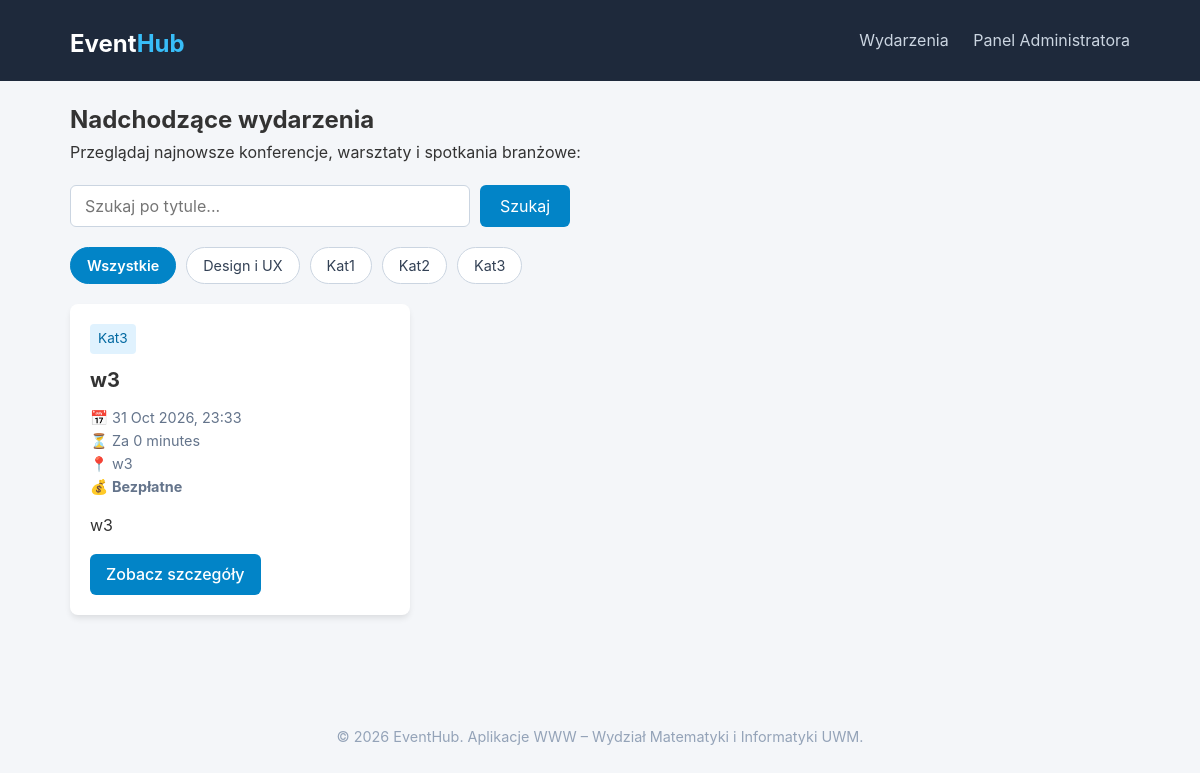
/events/, run on an earlier commit of the app's database.
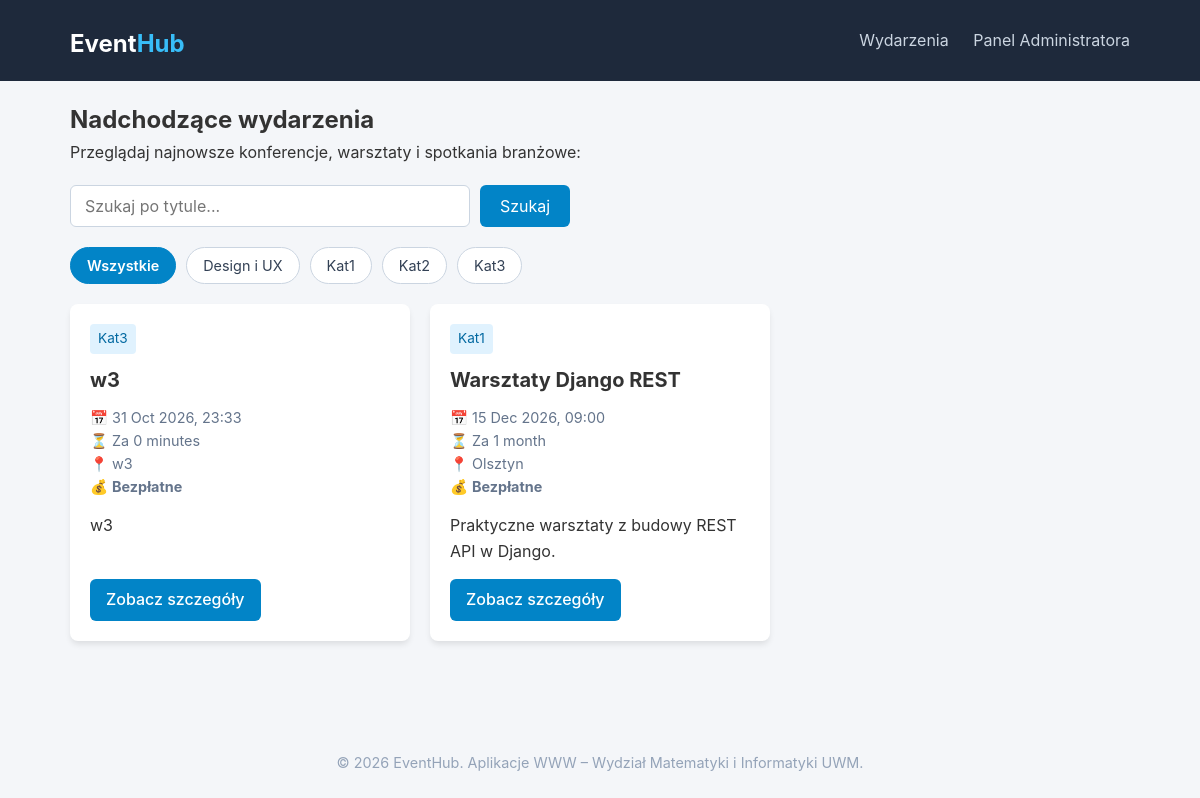
And on a later commit of the database.
### events/models.py (models this page shows, shortened)
class Category(models.Model):
    name = models.CharField(max_length=100, unique=True, verbose_name="Nazwa kategorii")
    slug = models.SlugField(max_length=120, unique=True, verbose_name="Slug (URL)")
    description = models.TextField(blank=True, verbose_name="Opis kategorii")
    created_at = models.DateTimeField(auto_now_add=True, verbose_name="Data utworzenia")
    class Meta:
        verbose_name = "Kategoria"
        verbose_name_plural = "Kategorie"
        ordering = ['name']

class Event(models.Model):
    title = models.CharField(max_length=200, verbose_name="Tytuł wydarzenia")
    slug = models.SlugField(max_length=220, unique=True, verbose_name="Slug (URL)")
    category = models.ForeignKey(
        Category,
        on_delete=models.CASCADE,
        related_name="events",
        verbose_name="Kategoria"
    )
    organizer = models.ForeignKey(
        User,
        on_delete=models.CASCADE,
        related_name="organized_events",
        verbose_name="Organizator"
    )
    tags = models.ManyToManyField(
        Tag,
        related_name="events",
        blank=True,
        verbose_name="Tagi tematyczne"
    )
    description = models.TextField(verbose_name="Szczegółowy opis")
    location = models.CharField(max_length=255, verbose_name="Miejsce / Adres / Link online")
    date = models.DateTimeField(verbose_name="Data i godzina rozpoczęcia")
    capacity = models.PositiveIntegerField(
        validators=[MinValueValidator(1)],
        verbose_name="Maksymalna liczba uczestników"
    )
    price = models.DecimalField(
        max_digits=8,
        decimal_places=2,
        default=0.00,
        validators=[MinValueValidator(0.00)],
        verbose_name="Cena biletu (PLN)"
    )
    is_published = models.BooleanField(default=True, verbose_name="Opublikowane")
    created_at = models.DateTimeField(auto_now_add=True, verbose_name="Data dodania")
    updated_at = models.DateTimeField(auto_now=True, verbose_name="Ostatnia aktualizacja")
    class Meta:
        verbose_name = "Wydarzenie"
        verbose_name_plural = "Wydarzenia"
        ordering = ['date']

### events/views.py (the view)
# urls.py: path('', views.event_list, name='event-list'),
def event_list(request):
    events = Event.objects.filter(is_published=True).select_related('category', 'organizer')
    q = request.GET.get('q')
    if q:
        events = events.filter(title__icontains=q)
    return render(request, 'events/event_list.html', {
        'events': events,
        'categories': Category.objects.all(),
        'q': q,
    })

### events/templates/events/event_list.html (shortened to what this page needs)
{% extends 'events/base.html' %}
{% block content %}
    <h2>Nadchodzące wydarzenia</h2>
    <p>Przeglądaj najnowsze konferencje, warsztaty i spotkania branżowe:</p>
    <form method="get" action="{% url 'events:event-list' %}" class="search-form">
        <input type="text" name="q" placeholder="Szukaj po tytule..." value="{{ q|default:'' }}">
        <button type="submit">Szukaj</button>
    </form>
    <nav class="category-nav">
        <a href="{% url 'events:event-list' %}"
           class="{% if not current_category %}active{% endif %}">Wszystkie</a>
        {% for category in categories %}
            <a href="{% url 'events:events-by-category' category.slug %}"
               class="{% if current_category == category %}active{% endif %}">{{ category.name }}</a>
        {% endfor %}
    </nav>
    {% if events %}
        <div class="event-grid">
            {% for event in events %}
                {% include 'events/includes/event_card.html' %}
            {% endfor %}
        </div>
    {% else %}
        <p style="margin-top: 20px;">Brak opublikowanych wydarzeń w tej chwili.</p>
    {% endif %}
{% endblock %}

### events/templates/events/base.html (shortened to what this page needs)
{% load static %}
<!DOCTYPE html>
<html lang="pl">
<head>
    <link rel="stylesheet" href="{% static 'events/css/style.css' %}">
</head>
<body>
    <header class="navbar">
        <div class="container">
            <h1 class="logo"><a href="{% url 'events:event-list' %}">Event<span>Hub</span></a></h1>
            <nav>
                <a href="{% url 'events:event-list' %}">Wydarzenia</a>
                <a href="/admin/" target="_blank">Panel Administratora</a>
            </nav>
        </div>
    </header>
    <main class="container">
        {% block content %}{% endblock %}
    </main>
    <footer class="footer">
        <div class="container">
            <p>&copy; 2026 EventHub. Aplikacje WWW – Wydział Matematyki i Informatyki UWM.</p>
        </div>
    </footer>
</body>
</html>

### events/templates/events/includes/event_card.html
<div class="card">
    <div>
        <span class="badge">{{ event.category.name }}</span>
        <h2>{{ event.title }}</h2>
        <p class="meta">
            📅 {{ event.date|date:"d M Y, H:i" }}<br>
            ⏳ Za {{ event.date|timeuntil }}<br>
            📍 {{ event.location }}<br>
            💰 {% if event.price == 0 %}<strong>Bezpłatne</strong>{% else %}{{ event.price }} PLN{% endif %}
        </p>
        <p>{{ event.description|truncatewords:20 }}</p>
    </div>
    <div style="margin-top: 15px;">
        <a href="{% url 'events:event-detail' event.slug %}" class="btn">Zobacz szczegóły</a>
    </div>
</div>

### events/static/events/css/style.css (style rules this page uses)
* { box-sizing: border-box; margin: 0; padding: 0; font-family: -apple-system, BlinkMacSystemFont, 'Segoe UI', Roboto, Helvetica, Arial, sans-serif; }
body { background-color: #f4f6f9; color: #333; line-height: 1.6; }
.container { max-width: 1100px; margin: auto; padding: 20px; }
.navbar { background-color: #1e293b; color: #fff; padding: 15px 0; }
.navbar .container { display: flex; justify-content: space-between; align-items: center; padding: 0 20px; }
.navbar .logo a { color: #fff; text-decoration: none; font-size: 1.5rem; font-weight: bold; }
.navbar .logo span { color: #38bdf8; }
.navbar nav a { color: #cbd5e1; text-decoration: none; margin-left: 20px; transition: color 0.2s; }
.event-grid { display: grid; grid-template-columns: repeat(auto-fill, minmax(320px, 1fr)); gap: 20px; margin-top: 20px; }
.card { background: #fff; border-radius: 8px; box-shadow: 0 4px 6px -1px rgba(0, 0, 0, 0.1); padding: 20px; display: flex; flex-direction: column; justify-content: space-between; }
.card h2 { font-size: 1.25rem; margin-bottom: 10px; }
.card .badge { display: inline-block; background-color: #e0f2fe; color: #0369a1; padding: 4px 8px; border-radius: 4px; font-size: 0.85rem; margin-bottom: 10px; }
.card .meta { font-size: 0.9rem; color: #64748b; margin-bottom: 15px; }
.card .btn { display: inline-block; text-align: center; background-color: #0284c7; color: #fff; text-decoration: none; padding: 8px 16px; border-radius: 6px; font-weight: 500; }
.footer { text-align: center; padding: 30px 0; margin-top: 40px; color: #94a3b8; font-size: 0.9rem; }
.search-form { display: flex; gap: 10px; margin: 20px 0; }
.search-form input[type="text"] { flex: 1; max-width: 400px; padding: 10px 14px; border: 1px solid #cbd5e1; border-radius: 6px; font-size: 1rem; }
.search-form button { padding: 10px 20px; background-color: #0284c7; color: #fff; border: none; border-radius: 6px; font-size: 1rem; cursor: pointer; }
.category-nav { display: flex; flex-wrap: wrap; gap: 10px; margin-bottom: 10px; }
.category-nav a { padding: 6px 16px; border-radius: 999px; background: #fff; border: 1px solid #cbd5e1; color: #334155; text-decoration: none; font-size: 0.9rem; }
.category-nav a.active { background-color: #0284c7; border-color: #0284c7; color: #fff; font-weight: 600; }

What changed in the data, as far as the page shows it:
added Event: category.name "Kat1", title "Warsztaty Django REST", date "15 Dec 2026, 09:00", date "1 month", location "Olsztyn", price "Bezpłatne", description "Praktyczne warsztaty z budowy REST API w Django."
